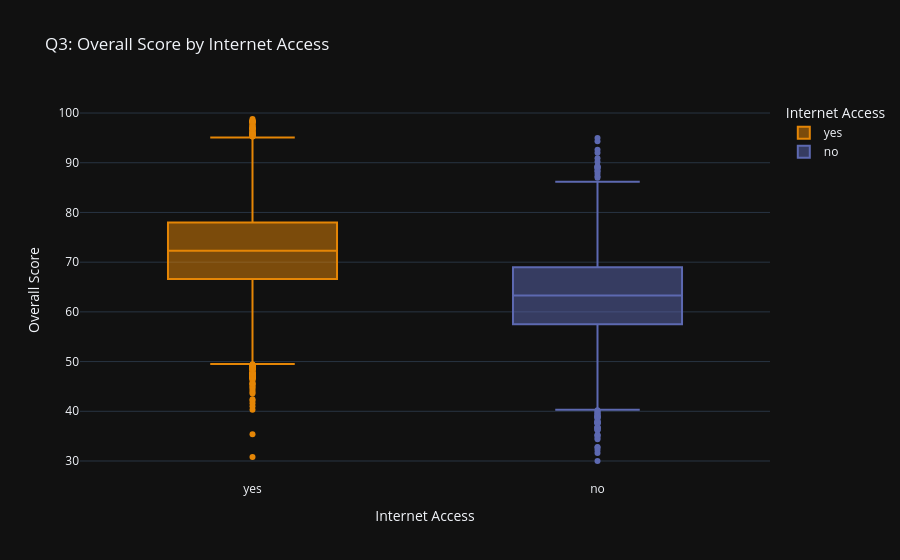

Notebook source saved alongside this figure:
### Markdown cell above
## Q3: Does internet access improve academic outcomes?

**Answer:** Yes, noticeably. Students **with** internet access average ~72.2 overall,
versus ~63.2 for those **without** — roughly a 9-point gap, the largest single-factor
gap found in this dataset.

### Code cell
fig = px.box(
    df, x='internet_access', y='overall_score', color='internet_access',
    color_discrete_sequence=VIVID, points='outliers',
    title='Q3: Overall Score by Internet Access',
    labels={'internet_access': 'Internet Access', 'overall_score': 'Overall Score'}
)
fig.show()

### Figure 1 — Plotly figure (JSON) as saved in the notebook; plotly's stock layout.template omitted (floating-point values rounded to 4 significant figures; data arrays with more than 128 entries replaced by an {"elided": "..."} marker saying what was removed)
{"data": [{"alignmentgroup": "True", "boxpoints": "outliers", "hovertemplate": "Internet Access=%{x}<br>Overall Score=%{y}<extra></extra>", "legendgroup": "yes", "marker": {"color": "rgb(229, 134, 6)"}, "name": "yes", "notched": false, "offsetgroup": "yes", "orientation": "v", "showlegend": true, "type": "box", "x": {"elided": "18014 str values"}, "x0": " ", "xaxis": "x", "y": {"elided": "18014 float values"}, "y0": " ", "yaxis": "y"}, {"alignmentgroup": "True", "boxpoints": "outliers", "hovertemplate": "Internet Access=%{x}<br>Overall Score=%{y}<extra></extra>", "legendgroup": "no", "marker": {"color": "rgb(93, 105, 177)"}, "name": "no", "notched": false, "offsetgroup": "no", "orientation": "v", "showlegend": true, "type": "box", "x": {"elided": "6986 str values"}, "x0": " ", "xaxis": "x", "y": {"elided": "6986 float values"}, "y0": " ", "yaxis": "y"}], "layout": {"boxmode": "overlay", "legend": {"title": {"text": "Internet Access"}, "tracegroupgap": 0}, "title": {"text": "Q3: Overall Score by Internet Access"}, "xaxis": {"anchor": "y", "categoryarray": ["yes", "no"], "categoryorder": "array", "domain": [0, 1], "title": {"text": "Internet Access"}}, "yaxis": {"anchor": "x", "domain": [0, 1], "title": {"text": "Overall Score"}}}}
